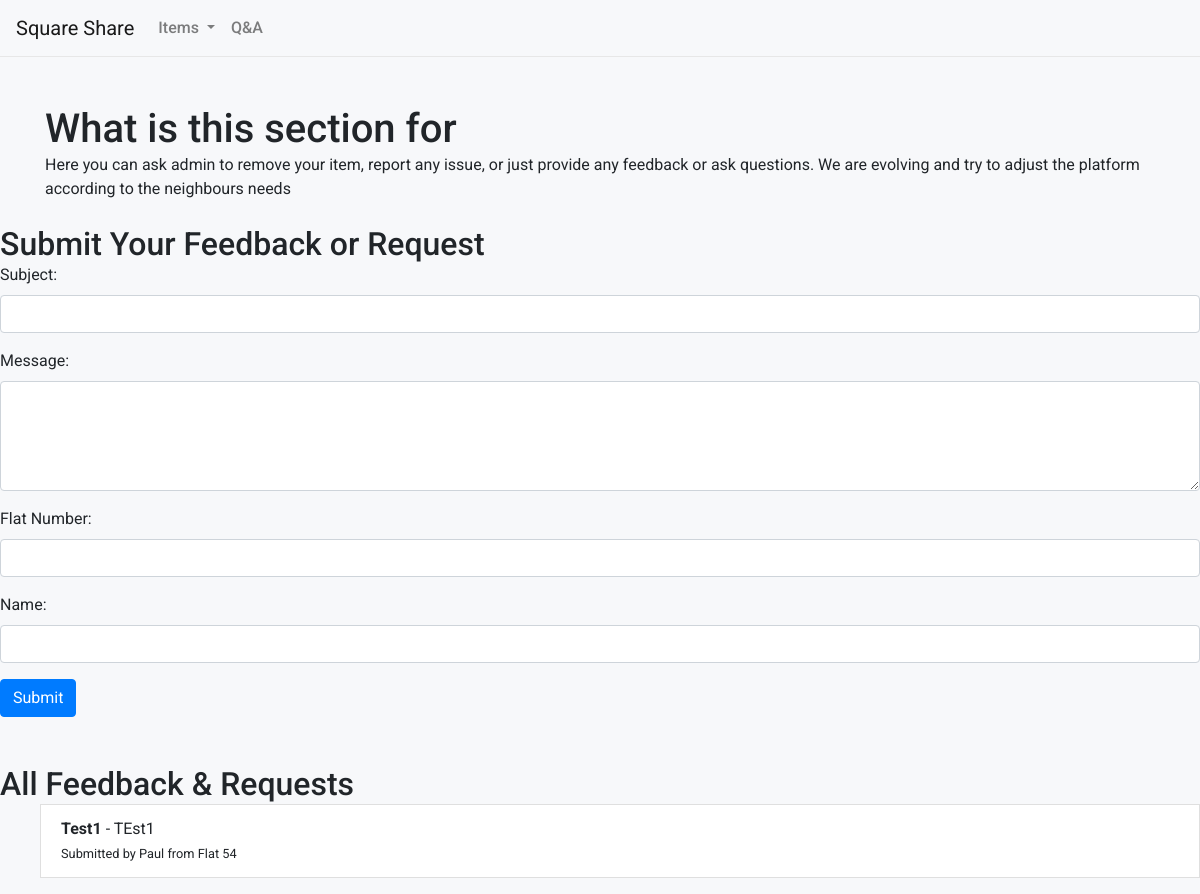
/forum, run on an earlier commit of the app's database.
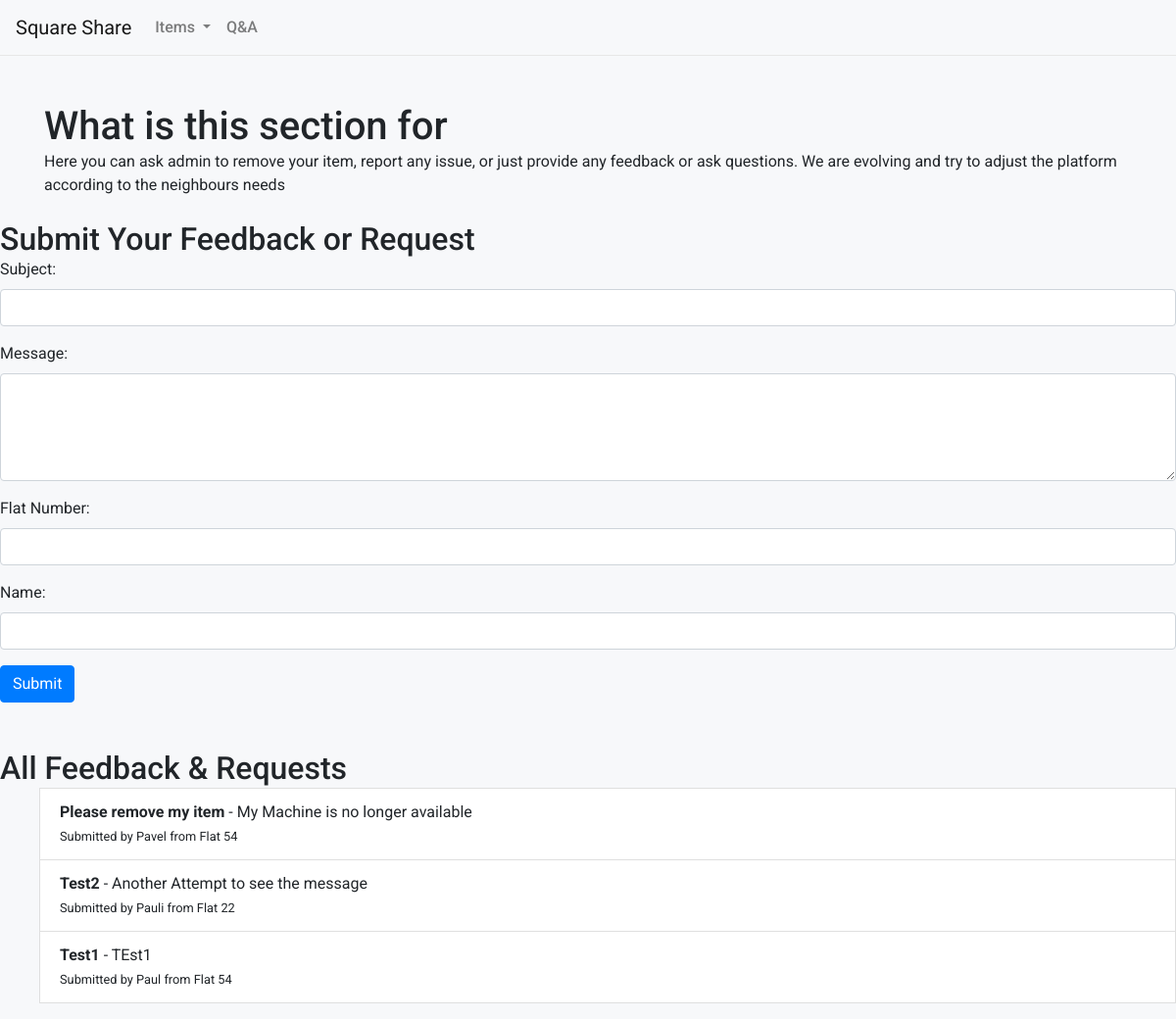
And on a later commit of the database.
### tables this page shows
CREATE TABLE "feedback" (
"ID" INTEGER PRIMARY KEY AUTOINCREMENT,
"title" VARCHAR (50),
"message" VARCHAR (500),
"flatID" INTEGER NOT NULL,
"fname" TEXT NOT NULL,
FOREIGN KEY (flatID) REFERENCES members (flatID),
FOREIGN KEY (fname) REFERENCES members (fname)
);

### main.py (the view, shortened to what this page needs)
@app.route('/forum', methods=["GET", "POST"])
def forum():
    conn, cursor = get_db_connection()
    cursor.execute("SELECT * FROM feedback ORDER BY ID DESC")
    feedback_list = cursor.fetchall()
    conn.close()
    return render_template('forum.html', feedback_list=feedback_list)

### main.py (called while the page is built)
def get_db_connection():
    dbCon = sql.connect("square_share.db") #connection object
    dbCursor = dbCon.cursor() #cursor object
    return dbCon, dbCursor

### templates/forum.html (shortened to what this page needs)
<!DOCTYPE html>
<html lang="en">
<head>
    <link rel="stylesheet" href="https://cdn.jsdelivr.net/npm/bootstrap@4.5.3/dist/css/bootstrap.min.css"
>
    <link rel="stylesheet" href="/static/style.css">
</head>
<body>
    <nav class="navbar navbar-expand-lg navbar-light">
        <a class="navbar-brand" href="{{ url_for('home') }}">Square Share</a>
        <div class="collapse navbar-collapse" id="navbarNav">
            <ul class="navbar-nav">
                <li class="nav-item dropdown">
                    <a class="nav-link dropdown-toggle" href="#" id="itemsDropdown" role="button" data-toggle="dropdown"
                        aria-haspopup="true" aria-expanded="false">
                        Items
                    </a>
                </li>
                <li class="nav-item">
                    <a class="nav-link" href="{{ url_for('forum') }}">Q&A</a>
                </li>
            </ul>
    </nav>
    <div class="container mt-5">
        <h1>What is this section for </h1>
        <p>Here you can ask admin to remove your item, report any issue, or just provide any feedback or ask questions.
            We are evolving and try to adjust the platform according to the neighbours needs </p>
    </div>
    <div class="mt-4">
        <h2>Submit Your Feedback or Request</h2>
        <form action="/forum" method="post">
            <div class="form-group">
                <label for="title">Subject:</label>
                <input type="text" class="form-control" id="title" name="title" required>
            </div>
            <div class="form-group">
                <label for="message">Message:</label>
                <textarea class="form-control" id="message" name="message" rows="4" required></textarea>
            </div>
            <div class="form-group">
                <label for="flat_number">Flat Number:</label>
                <input type="number" class="form-control" id="flat_number" name="flat_number" min="1" max="144"
                    required>
            </div>
            <div class="form-group">
                <label for="name">Name:</label>
                <input type="text" class="form-control" id="name" name="name" required>
            </div>
            <button type="submit" class="btn btn-primary">Submit</button>
        </form>
    </div>
    <div class="mt-5">
        <h2>All Feedback & Requests</h2>
        <ul>
            {% for feedback in feedback_list %}
            <li class="list-group-item">
                <strong>{{ feedback[1] }}</strong> - {{ feedback[2] }} <br>
                <small>Submitted by {{ feedback[4] }} from Flat {{ feedback[3] }}</small>
            </li>
            {% endfor %}
        </ul>
    </div>
</body>
</html>

What changed in the data, as far as the page shows it:
added feedback: title "Please remove my item", message "My Machine is no longer available", fname "Pavel", flatID "54"
added feedback: title "Test2", message "Another Attempt to see the message", fname "Pauli", flatID "22"
